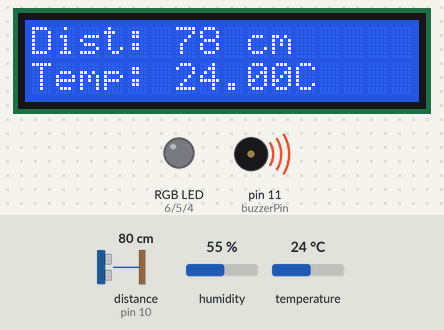
The sketch below on a simulated Arduino Uno, built with avr-gcc and run on an emulated ATmega328P. Shown: 16×2 character LCD, an RGB LED mixed from three pins (HIGH = lit), buzzer (waves = sounding). Wiring (from diagram.json): ultrasonic range finder: trigger pin 9; echo pin 10. Dashed ring = blinking. Inputs (shaded band) come from the test bench; at power-on: temperature 24 °C, distance to the obstacle (sensor on pin 10) 80 cm, humidity 55 %. The echo pulse lasts 58.3 µs per cm; pins used as bus, display or sensor lines are not drawn; what the sketch prints to the serial monitor is not drawn.

Above: at 3.2 s.
3.3 s: temperature set to 36.4 °C
At 6.3 s:
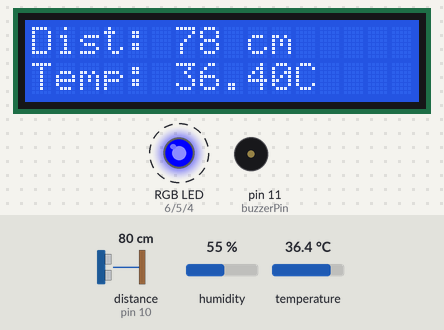
7.4 s: temperature set to 37.7 °C
At 11.32 s:
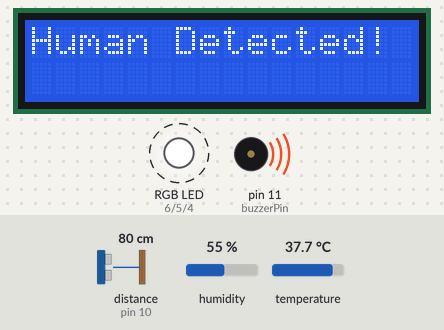
13.0 s: distance to the obstacle (sensor on pin 10) set to 2 cm
At 15.2 s:
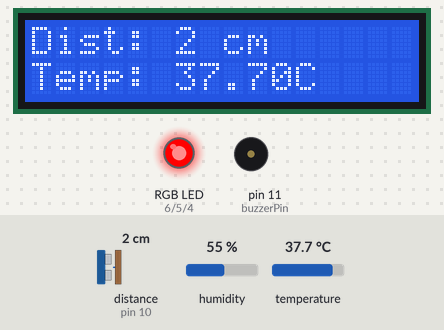
21.8 s: distance to the obstacle (sensor on pin 10) set to 35 cm
At 25.5 s:
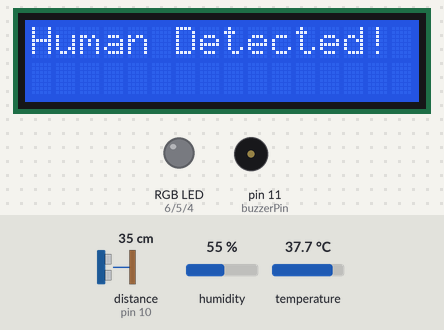
27.4 s: distance to the obstacle (sensor on pin 10) set to 250 cm
At 32.0 s:
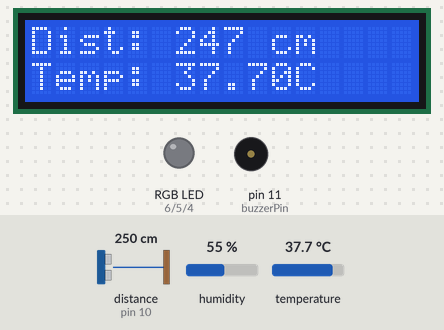
36.4 s: temperature set to 12 °C
At 38.1 s:
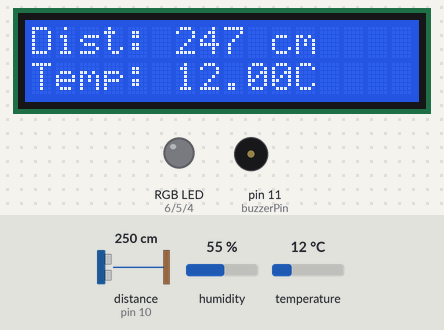
Timing chart, 0 to 39.6 s (numbered marks = the images above; inputs shaded):
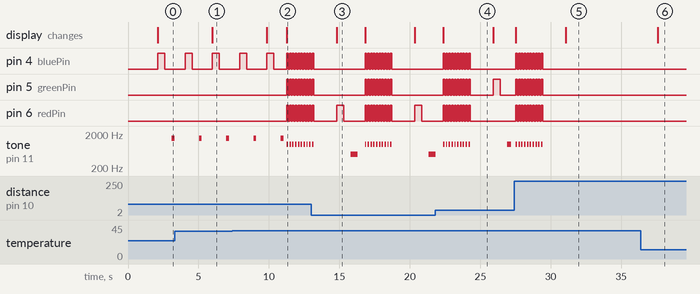

The sketch:

sketch.ino
```cpp
#include <LiquidCrystal_I2C.h>
#include <DHT.h>

// Pin definitions
const int trigPin = 9;
const int echoPin = 10;
const int buzzerPin = 11;  // Buzzer pin

// RGB LED pins
const int redPin = 6;
const int greenPin = 5;
const int bluePin = 4;

// DHT Sensor pin
const int dhtPin = 2;
DHT dht(dhtPin, DHT22);  // Using DHT22 sensor

// Thresholds for water levels (in cm)
int lowLevelThreshold = 30;    // Low water level
int mediumLevelThreshold = 60; // Medium water level
int highLevelThreshold = 100;  // High water level

// LCD setup
LiquidCrystal_I2C lcd(0x27, 16, 2);

// Variables for ultrasonic sensor
long duration;
int distance;

// Variables for temperature
float temperature;

void setup() {
  // Start serial communication
  Serial.begin(9600);

  // Initialize pins
  pinMode(trigPin, OUTPUT);
  pinMode(echoPin, INPUT);
  pinMode(buzzerPin, OUTPUT);

  // Initialize RGB LED pins
  pinMode(redPin, OUTPUT);
  pinMode(greenPin, OUTPUT);
  pinMode(bluePin, OUTPUT);

  // Initialize DHT sensor
  dht.begin();

  // Initialize LCD
  lcd.begin(16, 2);
  lcd.print("Water Detection");
  delay(2000);
}

void loop() {
  // Measure distance from the ultrasonic sensor
  digitalWrite(trigPin, LOW);
  delayMicroseconds(2);
  digitalWrite(trigPin, HIGH);
  delayMicroseconds(10);
  digitalWrite(trigPin, LOW);

  duration = pulseIn(echoPin, HIGH);
  distance = duration * 0.034 / 2;

  // Get temperature from DHT sensor
  temperature = dht.readTemperature();  // Read temperature in Celsius

  // Check if the reading is valid
  if (isnan(temperature)) {
    Serial.println("Failed to read temperature!");
    lcd.clear();
    lcd.print("Temp Error");
    delay(1000);
    return;
  } else {
    // Print the temperature to the Serial Monitor
    Serial.print("Temperature: ");
    Serial.println(temperature);
  }

  // Display the distance and temperature on the LCD
  lcd.clear();
  lcd.setCursor(0, 0);
  lcd.print("Dist: ");
  lcd.print(distance);
  lcd.print(" cm");

  lcd.setCursor(0, 1);
  lcd.print("Temp: ");
  lcd.print(temperature);
  lcd.print("C");

  // Check the water level and temperature to infer human presence
  if (distance < lowLevelThreshold) {
    // Low water level (Red color blinking)
    blinkRed();  // Call function to blink the red LED
    tone(buzzerPin, 500);  // Low tone for low water level
    delay(500);
    noTone(buzzerPin);
    delay(500);
  }
  else if (distance >= lowLevelThreshold && distance < mediumLevelThreshold) {
    // Medium water level (Green color blinking)
    blinkGreen();  // Call function to blink the green LED
    tone(buzzerPin, 1000);   // Medium tone for medium water level
    delay(300);
    noTone(buzzerPin);
    delay(300);
  }
  else if (distance >= mediumLevelThreshold && distance < highLevelThreshold) {
    // High water level (Blue color blinking)
    blinkBlue();  // Call function to blink the blue LED
    tone(buzzerPin, 1500);    // High tone for high water level
    delay(200);
    noTone(buzzerPin);
    delay(200);
  }
  else {
    // No water detected (turn off LED and buzzer)
    setColor(0, 0, 0);  // Turn off RGB LED
    noTone(buzzerPin);
  }

  // Detect if a human body is present in the water based on temperature
  if (distance < highLevelThreshold && temperature >= 37.0) {  // Detect temp >= 37°C
    Serial.println("Human detected in water!");
    lcd.clear();
    lcd.setCursor(0, 0);
    lcd.print("Human Detected!");
    playFastTickSoundWithAllLEDs(); // Blink all LEDs and play fast tick-tick sound
    delay(1000);  // Pause for 1 second before repeating
  }

  delay(500);  // Delay for a short period before repeating
}

// Function to set the color of the RGB LED
void setColor(int redValue, int greenValue, int blueValue) {
  analogWrite(redPin, redValue);
  analogWrite(greenPin, greenValue);
  analogWrite(bluePin, blueValue);
}

// Function to blink the red LED
void blinkRed() {
  setColor(255, 0, 0);  // Red color
  delay(500);            // LED on for 500ms
  setColor(0, 0, 0);     // LED off
  delay(500);            // LED off for 500ms
}

// Function to blink the green LED
void blinkGreen() {
  setColor(0, 255, 0);  // Green color
  delay(500);            // LED on for 500ms
  setColor(0, 0, 0);     // LED off
  delay(500);            // LED off for 500ms
}

// Function to blink the blue LED
void blinkBlue() {
  setColor(0, 0, 255);  // Blue color
  delay(500);            // LED on for 500ms
  setColor(0, 0, 0);     // LED off
  delay(500);            // LED off for 500ms
}

// Function to generate a fast tick-tick sound and blink all LEDs
void playFastTickSoundWithAllLEDs() {
  for (int i = 0; i < 10; i++) {
    // Turn on all LEDs
    setColor(255, 255, 255); // White light by combining all colors
    tone(buzzerPin, 1000);   // Frequency for the tick sound
    delay(100);              // 100ms on

    // Turn off all LEDs
    setColor(0, 0, 0);       // Turn off RGB LED
    noTone(buzzerPin);       // Turn off sound
    delay(100);              // 100ms off (between ticks)
  }
}
```

Measured:
- the behaviour switches between 36.9 and 37 °C on temperature (found by bisection; images 1 and 2)
- after the input at 3.3 s, the display: changes after 2.7 s (image 1)
- after the input at 7.4 s, pin 5 (greenPin), pin 6 (redPin): alternates HIGH for 0.10 s and LOW for 0.10 s, starting after 3.9 s; the display: first changes after 2.5 s (image 2 shows a later state)
- after the input at 21.8 s, pin 6 (redPin): goes on until 24.3 s, then stays LOW
- after the input at 27.4 s, pin 4 (bluePin), pin 5 (greenPin), pin 6 (redPin): goes on until 29.4 s, then stays LOW; tone on pin 11 (buzzerPin): goes on until 29.4 s, then stays silent; the display: first differs from a run without the input after 3.7 s (image 5)
- after the input at 36.4 s, the display: changes after 1.2 s (image 6)
- by itself, tone on pin 11 (buzzerPin): plays 1000 Hz for 0.10 s, 500 Hz for 0.50 s, 1000 Hz for 0.10 s, 1000 Hz for 0.10 s, 1000 Hz for 0.10 s, 1000 Hz for 0.10 s … (13 notes in this stretch)
